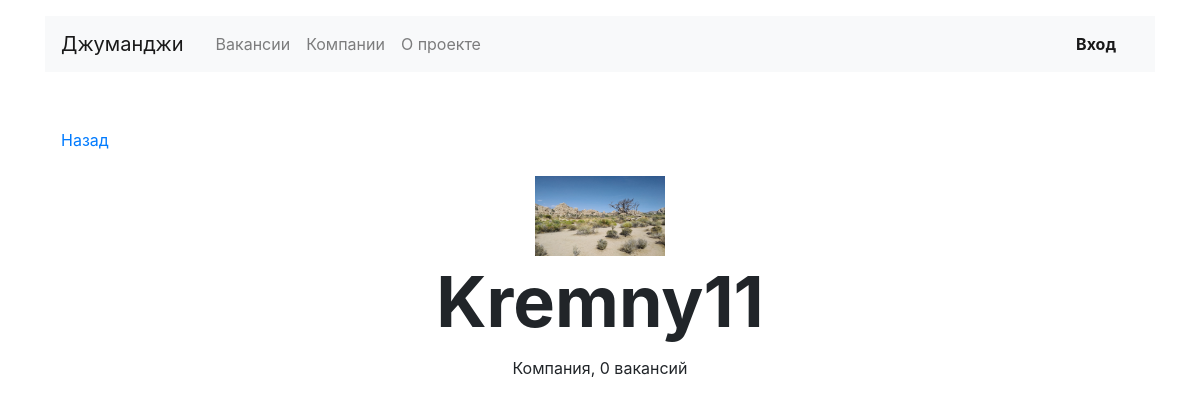
Page /companies/22 on the earlier database version.
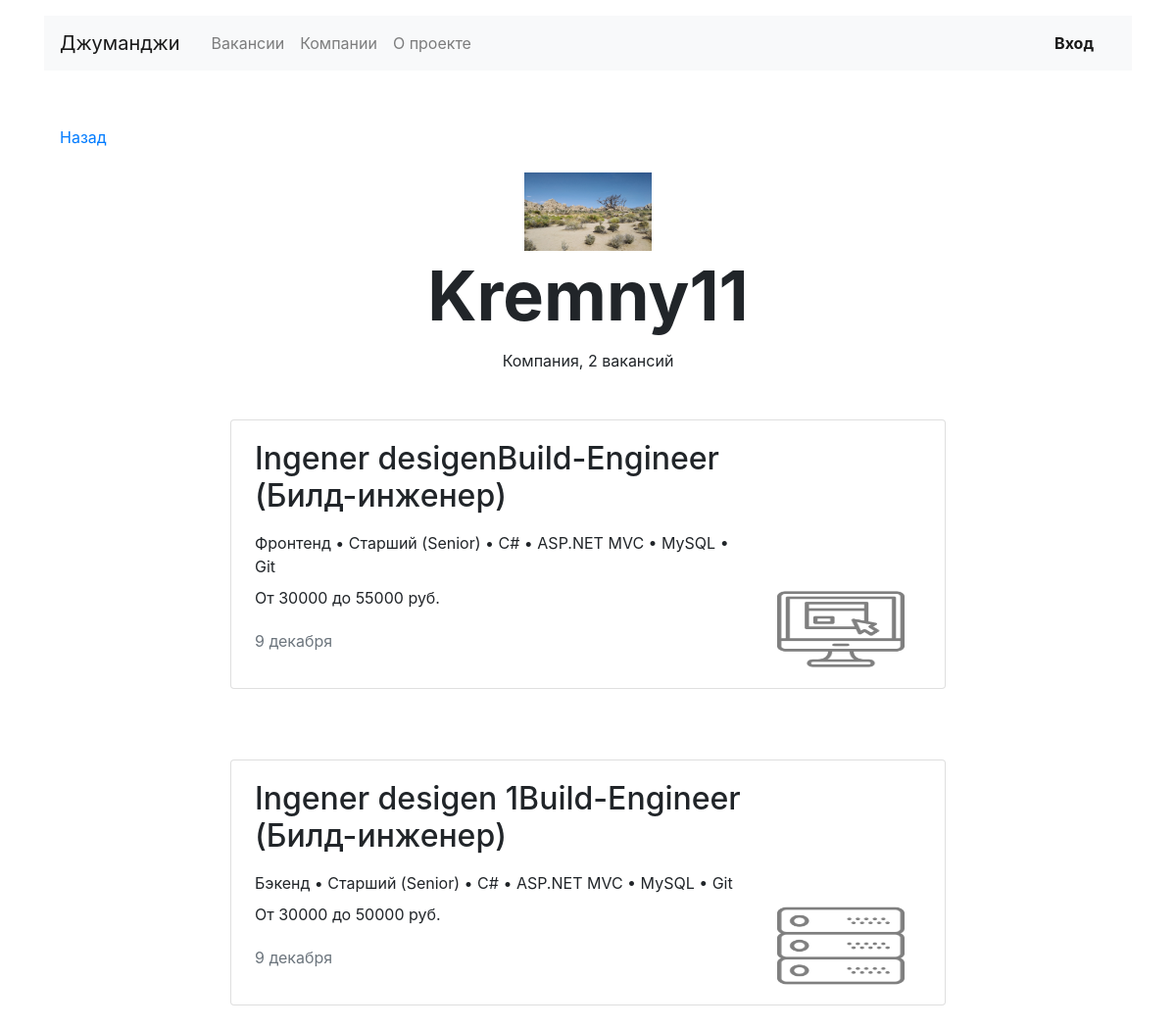
Same page on the later database version.
### vacancies/models.py (models this page shows, shortened)
class Vacancy(models.Model):
    title = models.CharField(max_length=100)    # Название вакансии
    specialty = models.ForeignKey(
        Specialty,
        related_name="vacancies",
        on_delete=models.CASCADE
    )
    salary_min = models.IntegerField()  # Зарплата от
    salary_max = models.IntegerField()  # Зарплата до
    skills = models.CharField(max_length=300,
                              blank=True)  # Навыки
    description = models.TextField(max_length=500,
                                   blank=True)  # Текст
    company = models.ForeignKey(Company,
                                related_name="vacancies",
                                on_delete=models.CASCADE
                                )
    published_at = models.DateField()   # Опубликовано

class Specialty(models.Model):
    code = models.CharField(max_length=20)   # Код
    title = models.CharField(max_length=100)  # Название
    picture = models.ImageField(
        upload_to=MEDIA_SPECIALITY_IMAGE_DIR
    )  # Картинка

### vacancies/views.py (the view)
# urls.py: path('companies/<int:id>', CompanyView.as_view()),
class CompanyView(View):
    def get(self, request, id):
        company = Company.objects.filter(id=id).first()
        if not company:
            raise Http404
        name = company.name
        logo = company.logo
        number_of_vacancies = len(company.vacancies.all())
        return render(request, 'company.html', context={
            'company': company,
            'name': name,
            'number_of_vacancies': number_of_vacancies,
            'vacancies': company.vacancies.all(),
            'logo': logo,
        }
                      )

### vacancies/templates/company.html
{% extends 'base.html' %}
{% block container %}
  <main class="container mt-3">
    <div class="navbar mt-5">
      <p><a href="/">Назад</a></p>
    </div>
    <section>
      <div class="text-center">
        <img src="{{ logo }}" width="130" height="80" alt="">
      </div>
      <h1 class="h1 text-center mx-auto mt-0 pt-1" style="font-size: 70px;"><strong>{{ name }}</strong></h1>
      <p class="text-center pt-1">Компания, {{ number_of_vacancies }} вакансий</p>
      {% for vacancy in vacancies %}
        <div class="row mt-5">
          <div class="col-12 col-lg-8 offset-lg-2 m-auto">
            <div class="card mb-4">
              <div class="card-body px-4">
                <div class="row">
                  <div class="col-12 col-md-8 col-lg-9">
                    <h2 class="h2 pb-2">{{ vacancy.title }}Build-Engineer (Билд-инженер)</h2>
                    <p class="mb-2">{{ vacancy.specialty.title }} • Старший (Senior) • C# • ASP.NET MVC • MySQL • Git</p>
                    <p>От {{vacancy.salary_min}} до {{vacancy.salary_max}} руб.</p>
                    <p class="text-muted pt-1">9 декабря</p>
                  </div>
                  <div class="col-12 col-md-4 col-lg-3 d-flex align-items-end">
                    <a href="/vacancies/{{ vacancy.id }}"><img src="{{ vacancy.specialty.picture.url }}" width="130" height="80" alt=""></a>
                  </div>
                </div>
              </div>
            </div>
          </div>
        </div>
      {% endfor %}
    </section>
  </main>
{% endblock %}

Differences in the rows shown:
added Vacancy: title "Ingener desigen", specialty "Фронтенд", salary_min "30000", salary_max "55000", specialty.picture (picture)
added Vacancy: title "Ingener desigen 1", specialty "Бэкенд", salary_min "30000", salary_max "50000", specialty.picture (picture)
Other differences:
{{ number_of_vacancies }}: "0" → "2"
